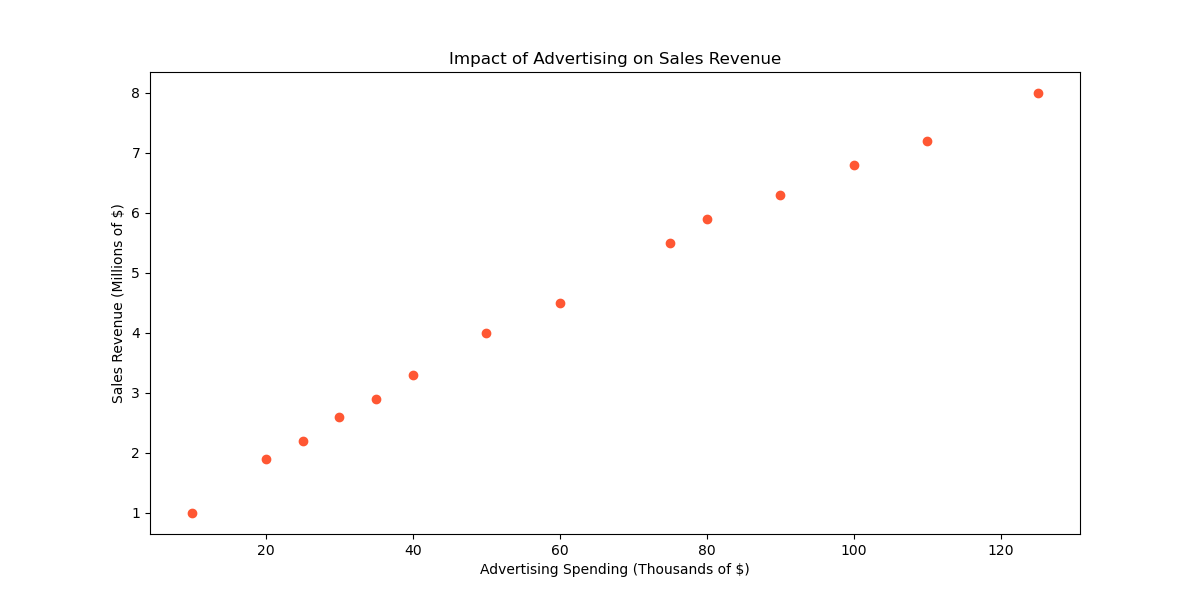

Write the Python code that produced this figure.

import matplotlib.pyplot as plt

# Data points for advertising budget (in thousands) vs sales (in millions)
advertising_spending = [10, 20, 25, 30, 35, 40, 50, 60, 75, 80, 90, 100, 110, 125]
sales_revenue = [1, 1.9, 2.2, 2.6, 2.9, 3.3, 4.0, 4.5, 5.5, 5.9, 6.3, 6.8, 7.2, 8.0]

# Creating the scatter plot
plt.figure(figsize=(12, 6))  # modify width and height of the chart
plt.scatter(advertising_spending, sales_revenue, color='#FF5733')  # Change to an RGB color code

# Adding chart labels and title
plt.title('Impact of Advertising on Sales Revenue')
plt.xlabel('Advertising Spending (Thousands of $)')
plt.ylabel('Sales Revenue (Millions of $)')

# Show the figure
plt.show()
